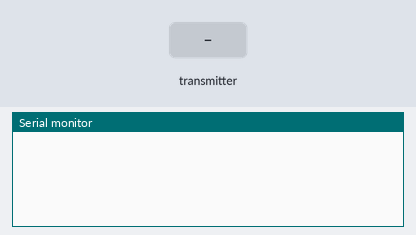
Simulated run of this sketch. Board: Arduino Uno, built with avr-gcc and run on an emulated ATmega328P. Shown: the last lines printed to the serial monitor. Inputs (shaded band) come from the test bench. No radio packets arrive unless stated.

Above: at 1.2 s.
1.3 s: the transmitter starts sending data.0 = 0
At 1.37 s:
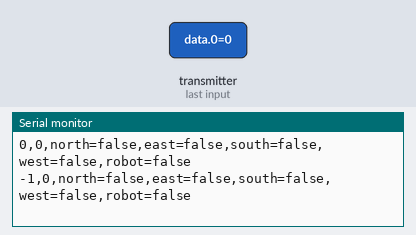
2.8 s: the transmitter starts sending data.0 = 64
At 2.98 s:
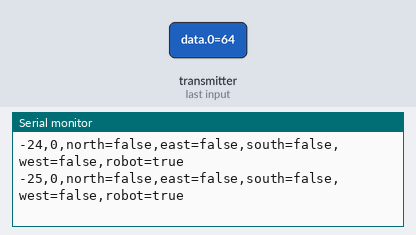
4.4 s: the transmitter starts sending data.0 = 128
At 4.58 s:
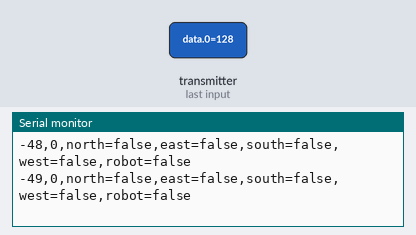
7.4 s: the transmitter starts sending data.0 = 255
At 7.55 s:
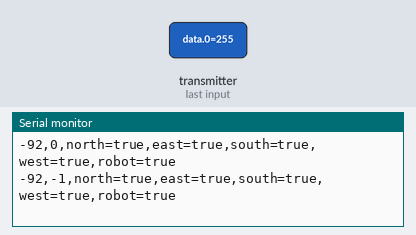
9.0 s: the transmitter starts sending data.0 = 0
At 9.15 s:
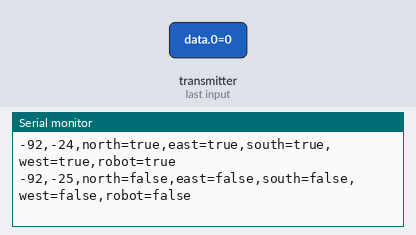
12.0 s: the transmitter starts sending data.0 = 64
At 12.11 s:
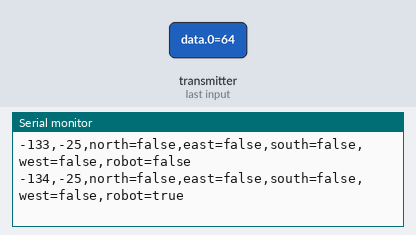
Timing chart, 0 to 15.0 s (numbered marks = the images above; inputs shaded):
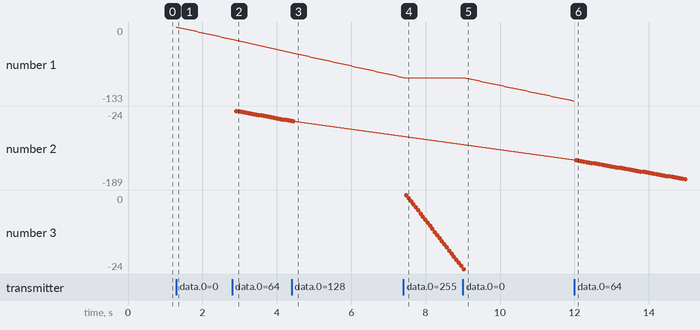

The sketch:

receive.ino
```cpp
#include <nRF24L01.h>
#include <RF24_config.h>
#include <RF24.h>
#include <stdio.h>
#include <stdlib.h>
#include <SPI.h>
#include "nRF24L01.h"
#include "RF24.h"
#include "printf.h"

RF24 radio(9,10);
//pipe addresses
const uint64_t pipes[2] = { 0x0000000048LL, 0x0000000049LL };
byte zero[3] = {0, 0, 0};
byte data_before [3];
byte data[3];
int data_array[24];
int x = 0;
int y = 0;
bool first = true;
int facing;

// Intialize strings to print
String xstring;
String ystring;
String west;
String east;
String north;
String south;
String robot;


void setup() {
  Serial.begin(9600);
  printf_begin();
  radio.begin();
  radio.setRetries(15,15);
  radio.setAutoAck(true);
  radio.setChannel(0x50);
  radio.setPALevel(RF24_PA_MIN);
  radio.setDataRate(RF24_250KBPS);

  radio.openWritingPipe(pipes[1]);
  radio.openReadingPipe(1,pipes[0]);

  radio.startListening();
}
void loop() {
  // put your main code here, to run repeatedly:
    if ( radio.available() ) {
      bool done = false;
      while (!done) {
        done=radio.read(&data,sizeof(data));
        //if (!check_zeros()) {
          //if (check_data()){
             decipher();
          //}
          copy(data, data_before, 3);
          delay(20);
        //}
      }
    }
}

void decipher() {
// Parse byte array into 1D int array
  for (int i = 0; i<3; i++){
    for (int j = 0; j < 8; j++){
      int k = 8*i + j;
      data_array[k] = int(bitRead(data[i], 7-j));
     }
   }

   // Other Robot Information
   if (data_array[1]==1) {robot = "true";}
   else {robot = "false";}

   // Wall information
   if (data_array[4]==1) {north = "true";}
   else {north = "false";}

   if (data_array[5]==1) {east = "true";}
   else {east = "false";}

   if (data_array[6]==1) {south = "true";}
   else {south = "false";}

   if (data_array[7]==1) {west = "true";}
   else {west = "false";}

   // Start at 0 and mark first false
  if (first) {
    x = 0;
    y = 0;
    first = false;
   }

   xstring = String(x);
   ystring = String(y);


   Serial.println(ystring+","+xstring+","+"north="+north+","+"east="+east+","+"south="+south+","+"west="+west+","+"robot="+robot);

   if (data_array[2] == 0) {
     if (data_array[3] == 0) { facing = 0; }
     else { facing = 1; }
   }
  else {
    if (data_array[3] == 0) { facing = 2; }
    else { facing = 3; }
  }

  switch(facing) {
    case 0: y--; break;
    case 1: x++; break;
    case 2: y++; break;
    case 3: x--; break;
  }

}

void copy(byte* src, byte* dst, int len) {
    memcpy(dst, src, sizeof(src[0])*len);
}

bool check_data(){
  if (first) {
    return true;
  }

  int last = int(bitRead(data_before[0],7));
  int now = int(bitRead(data[0],7));

  if (last != now) {
      return true;
  }
  else{
    return false;
  }
}

bool check_zeros () {
 // Serial.println("checking if all zeros");
  byte zero = 0;
  for (int i=0; i<3; i++) {
    if (data[i] != zero) {
 //     Serial.println("not zero");
      return false;
    }
  }
 // Serial.println("all zero");
  return true;
}
```

printf.h
```cpp
// (licence header left out)
/**
 * @file printf.h
 *
 * Setup necessary to direct stdout to the Arduino Serial library, which
 * enables 'printf'
 */

#ifndef __PRINTF_H__
#define __PRINTF_H__

#ifdef ARDUINO

int serial_putc( char c, FILE * )
{
  Serial.write( c );

  return c;
}

void printf_begin(void)
{
  fdevopen( &serial_putc, 0 );
}

#else
#error This example is only for use on Arduino.
#endif // ARDUINO

#endif // __PRINTF_H__
```

Measured:
- after the input at 1.3 s, the serial monitor: prints a new line at once (image 1)
- after the input at 2.8 s, the serial monitor: prints a new line after 0.11 s (image 2)
- after the input at 7.4 s, the serial monitor: prints a new line after 0.08 s (image 4)
